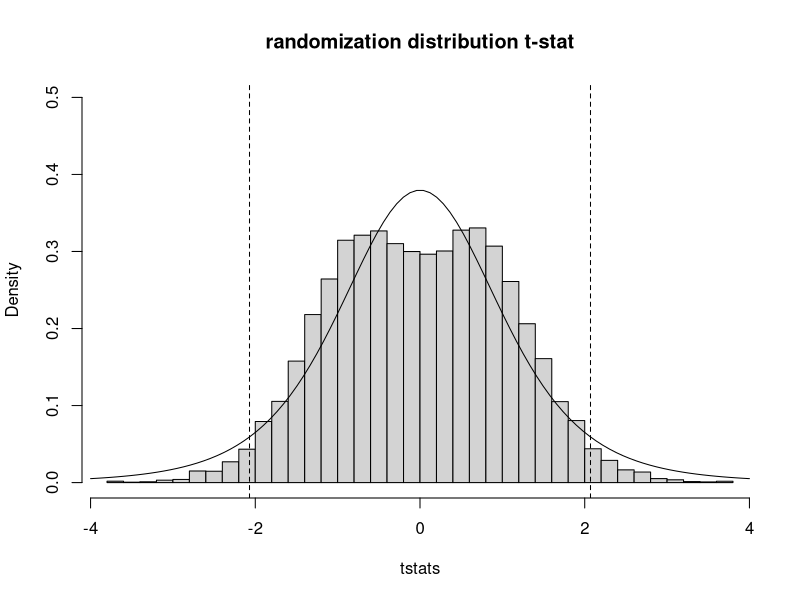

R code for this plot:
## ---- chunk 1
bfhs = read.table("BFHS.dat", header = TRUE)
summary(bfhs)
## ---- chunk 2
dif = bfhs$Intervention - bfhs$ExternalComparison
t.test(dif)

## ---- chunk 3
tstats = replicate(100000, t.test(dif * sample(c(-1,1),13,replace=TRUE))$statistic) 
tobserved = t.test(dif)$statistic 
approx_pval = mean(abs(tstats) >= abs(tobserved))
approx_pval
                  
## ---- chunk 4
hist(tstats, main = "randomization distribution t-stat", freq = FALSE, breaks = 30, ylim = c(0, 0.5))
lines(seq(-4,4,len=100), dt(seq(-4,4,len=100), df = 5))
abline(v = c(tobserved,-tobserved), lty=2)
## ---- chunk 5
barley = read.csv("Barley1928.csv")
table(barley$Block)
## ---- chunk 6
barley$Treatment = as.factor(barley$Treatment)
fit = lm(formula = Yield ~ Block + Treatment, data = barley)
summary(fit)
## ---- chunk 7
anova(fit)
## ---- chunk 8
TukeyHSD(aov(fit))$Treatment
## ---- chunk 9
spelling = read.csv("Spelling1941.csv")
## ---- chunk 10
matrix(spelling$Testing, nrow = 4, ncol = 4)
## ---- chunk 11
fit_2 = lm(formula = Number ~ List + factor(Group) + Testing, data = spelling)
summary(fit_2)
## ---- chunk 12
anova(fit_2)
## ---- chunk 13
TukeyHSD(aov(fit_2))$Testing
